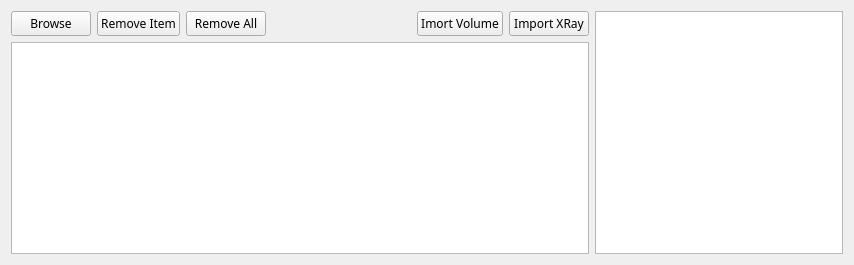
<?xml version="1.0" encoding="UTF-8"?>
<ui version="4.0">
 <class>DICOMBrowser</class>
 <widget class="QWidget" name="DICOMBrowser">
  <property name="geometry">
   <rect>
    <x>0</x>
    <y>0</y>
    <width>854</width>
    <height>265</height>
   </rect>
  </property>
  <property name="sizePolicy">
   <sizepolicy hsizetype="Expanding" vsizetype="Expanding">
    <horstretch>0</horstretch>
    <verstretch>0</verstretch>
   </sizepolicy>
  </property>
  <property name="font">
   <font>
    <family>微软雅黑</family>
    <pointsize>9</pointsize>
   </font>
  </property>
  <property name="windowTitle">
   <string>DICOM</string>
  </property>
  <layout class="QGridLayout" name="gridLayout" columnstretch="7,3">
   <item row="0" column="0">
    <layout class="QHBoxLayout" name="horizontalLayout">
     <item>
      <widget class="QPushButton" name="BrowseButton">
       <property name="sizePolicy">
        <sizepolicy hsizetype="Minimum" vsizetype="Minimum">
         <horstretch>0</horstretch>
         <verstretch>0</verstretch>
        </sizepolicy>
       </property>
       <property name="font">
        <font>
         <family>微软雅黑</family>
        </font>
       </property>
       <property name="text">
        <string>Browse</string>
       </property>
      </widget>
     </item>
     <item>
      <widget class="QPushButton" name="RemoveItemButton">
       <property name="sizePolicy">
        <sizepolicy hsizetype="Minimum" vsizetype="Minimum">
         <horstretch>0</horstretch>
         <verstretch>0</verstretch>
        </sizepolicy>
       </property>
       <property name="font">
        <font>
         <family>微软雅黑</family>
        </font>
       </property>
       <property name="text">
        <string>Remove Item</string>
       </property>
      </widget>
     </item>
     <item>
      <widget class="QPushButton" name="RemoveAllButton">
       <property name="sizePolicy">
        <sizepolicy hsizetype="Minimum" vsizetype="Minimum">
         <horstretch>0</horstretch>
         <verstretch>0</verstretch>
        </sizepolicy>
       </property>
       <property name="font">
        <font>
         <family>微软雅黑</family>
        </font>
       </property>
       <property name="text">
        <string>Remove All</string>
       </property>
      </widget>
     </item>
     <item>
      <spacer name="horizontalSpacer">
       <property name="font">
        <font>
         <family>微软雅黑</family>
        </font>
       </property>
       <property name="orientation">
        <enum>Qt::Horizontal</enum>
       </property>
       <property name="sizeType">
        <enum>QSizePolicy::Expanding</enum>
       </property>
       <property name="sizeHint" stdset="0">
        <size>
         <width>40</width>
         <height>20</height>
        </size>
       </property>
      </spacer>
     </item>
     <item>
      <widget class="QPushButton" name="ImportVolumeButton">
       <property name="font">
        <font>
         <family>微软雅黑</family>
        </font>
       </property>
       <property name="text">
        <string>Imort Volume</string>
       </property>
      </widget>
     </item>
     <item>
      <widget class="QPushButton" name="ImportXRayButton">
       <property name="sizePolicy">
        <sizepolicy hsizetype="Minimum" vsizetype="Minimum">
         <horstretch>0</horstretch>
         <verstretch>0</verstretch>
        </sizepolicy>
       </property>
       <property name="font">
        <font>
         <family>微软雅黑</family>
        </font>
       </property>
       <property name="text">
        <string>Import XRay</string>
       </property>
      </widget>
     </item>
    </layout>
   </item>
   <item row="1" column="0">
    <widget class="QTableWidget" name="DICOMItemWidget">
     <property name="sizePolicy">
      <sizepolicy hsizetype="Minimum" vsizetype="Minimum">
       <horstretch>2</horstretch>
       <verstretch>2</verstretch>
      </sizepolicy>
     </property>
     <property name="font">
      <font>
       <family>微软雅黑</family>
      </font>
     </property>
     <property name="editTriggers">
      <set>QAbstractItemView::NoEditTriggers</set>
     </property>
     <property name="showDropIndicator" stdset="0">
      <bool>false</bool>
     </property>
     <property name="alternatingRowColors">
      <bool>true</bool>
     </property>
     <property name="selectionMode">
      <enum>QAbstractItemView::SingleSelection</enum>
     </property>
     <property name="selectionBehavior">
      <enum>QAbstractItemView::SelectRows</enum>
     </property>
     <property name="verticalScrollMode">
      <enum>QAbstractItemView::ScrollPerPixel</enum>
     </property>
     <property name="horizontalScrollMode">
      <enum>QAbstractItemView::ScrollPerPixel</enum>
     </property>
     <property name="columnCount">
      <number>0</number>
     </property>
     <attribute name="horizontalHeaderDefaultSectionSize">
      <number>150</number>
     </attribute>
     <attribute name="horizontalHeaderMinimumSectionSize">
      <number>0</number>
     </attribute>
     <attribute name="horizontalHeaderStretchLastSection">
      <bool>true</bool>
     </attribute>
     <attribute name="verticalHeaderCascadingSectionResizes">
      <bool>true</bool>
     </attribute>
     <attribute name="verticalHeaderDefaultSectionSize">
      <number>50</number>
     </attribute>
    </widget>
   </item>
   <item row="0" column="1" rowspan="2">
    <widget class="QTextBrowser" name="DICOMInformationEdit">
     <property name="sizePolicy">
      <sizepolicy hsizetype="Expanding" vsizetype="Expanding">
       <horstretch>0</horstretch>
       <verstretch>0</verstretch>
      </sizepolicy>
     </property>
     <property name="minimumSize">
      <size>
       <width>0</width>
       <height>0</height>
      </size>
     </property>
     <property name="font">
      <font>
       <family>微软雅黑</family>
      </font>
     </property>
    </widget>
   </item>
  </layout>
 </widget>
 <resources/>
 <connections/>
</ui>
